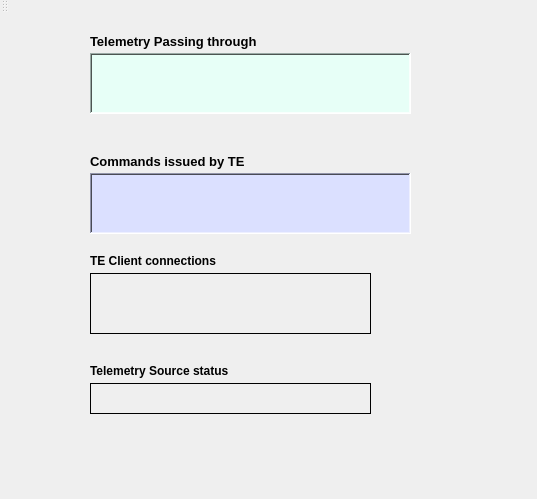
<?xml version="1.0" encoding="UTF-8"?>
<ui version="4.0">
 <class>MainWindow</class>
 <widget class="QMainWindow" name="MainWindow">
  <property name="geometry">
   <rect>
    <x>0</x>
    <y>0</y>
    <width>537</width>
    <height>499</height>
   </rect>
  </property>
  <property name="windowTitle">
   <string>MainWindow</string>
  </property>
  <property name="autoFillBackground">
   <bool>false</bool>
  </property>
  <property name="styleSheet">
   <string notr="true">border-color: rgb(0, 0, 0);</string>
  </property>
  <widget class="QWidget" name="centralWidget">
   <widget class="QLabel" name="telemetryDataDisplay">
    <property name="geometry">
     <rect>
      <x>90</x>
      <y>40</y>
      <width>321</width>
      <height>61</height>
     </rect>
    </property>
    <property name="font">
     <font>
      <pointsize>10</pointsize>
      <weight>50</weight>
      <bold>false</bold>
     </font>
    </property>
    <property name="autoFillBackground">
     <bool>false</bool>
    </property>
    <property name="styleSheet">
     <string notr="true">background-color: rgb(231, 255, 247);</string>
    </property>
    <property name="frameShape">
     <enum>QFrame::WinPanel</enum>
    </property>
    <property name="frameShadow">
     <enum>QFrame::Sunken</enum>
    </property>
    <property name="text">
     <string/>
    </property>
    <property name="margin">
     <number>1</number>
    </property>
   </widget>
   <widget class="QLabel" name="label">
    <property name="geometry">
     <rect>
      <x>90</x>
      <y>20</y>
      <width>271</width>
      <height>16</height>
     </rect>
    </property>
    <property name="font">
     <font>
      <pointsize>10</pointsize>
      <weight>75</weight>
      <bold>true</bold>
     </font>
    </property>
    <property name="text">
     <string>Telemetry Passing through</string>
    </property>
   </widget>
   <widget class="QLabel" name="label_2">
    <property name="geometry">
     <rect>
      <x>90</x>
      <y>140</y>
      <width>311</width>
      <height>16</height>
     </rect>
    </property>
    <property name="font">
     <font>
      <pointsize>10</pointsize>
      <weight>75</weight>
      <bold>true</bold>
     </font>
    </property>
    <property name="text">
     <string>Commands issued by TE</string>
    </property>
   </widget>
   <widget class="QLabel" name="commandsIssuedDisplay">
    <property name="geometry">
     <rect>
      <x>90</x>
      <y>160</y>
      <width>321</width>
      <height>61</height>
     </rect>
    </property>
    <property name="font">
     <font>
      <pointsize>10</pointsize>
      <weight>50</weight>
      <bold>false</bold>
     </font>
    </property>
    <property name="autoFillBackground">
     <bool>false</bool>
    </property>
    <property name="styleSheet">
     <string notr="true">background-color: rgb(219, 224, 255);
border-color: rgb(0, 0, 0);</string>
    </property>
    <property name="frameShape">
     <enum>QFrame::WinPanel</enum>
    </property>
    <property name="frameShadow">
     <enum>QFrame::Sunken</enum>
    </property>
    <property name="text">
     <string/>
    </property>
   </widget>
   <widget class="QLabel" name="teStatus">
    <property name="geometry">
     <rect>
      <x>90</x>
      <y>260</y>
      <width>281</width>
      <height>61</height>
     </rect>
    </property>
    <property name="font">
     <font>
      <pointsize>9</pointsize>
      <weight>75</weight>
      <bold>true</bold>
     </font>
    </property>
    <property name="frameShape">
     <enum>QFrame::Box</enum>
    </property>
    <property name="text">
     <string/>
    </property>
    <property name="wordWrap">
     <bool>true</bool>
    </property>
   </widget>
   <widget class="QLabel" name="telemetryFeedStatus">
    <property name="geometry">
     <rect>
      <x>90</x>
      <y>370</y>
      <width>281</width>
      <height>31</height>
     </rect>
    </property>
    <property name="font">
     <font>
      <pointsize>9</pointsize>
      <weight>75</weight>
      <bold>true</bold>
     </font>
    </property>
    <property name="frameShape">
     <enum>QFrame::Box</enum>
    </property>
    <property name="text">
     <string/>
    </property>
   </widget>
   <widget class="QLabel" name="label_3">
    <property name="geometry">
     <rect>
      <x>90</x>
      <y>240</y>
      <width>141</width>
      <height>16</height>
     </rect>
    </property>
    <property name="font">
     <font>
      <pointsize>9</pointsize>
      <weight>75</weight>
      <bold>true</bold>
     </font>
    </property>
    <property name="text">
     <string>TE Client connections</string>
    </property>
   </widget>
   <widget class="QLabel" name="label_4">
    <property name="geometry">
     <rect>
      <x>90</x>
      <y>350</y>
      <width>161</width>
      <height>16</height>
     </rect>
    </property>
    <property name="font">
     <font>
      <pointsize>9</pointsize>
      <weight>75</weight>
      <bold>true</bold>
     </font>
    </property>
    <property name="text">
     <string>Telemetry Source status</string>
    </property>
   </widget>
  </widget>
  <widget class="QMenuBar" name="menuBar">
   <property name="geometry">
    <rect>
     <x>0</x>
     <y>0</y>
     <width>537</width>
     <height>23</height>
    </rect>
   </property>
  </widget>
  <widget class="QToolBar" name="mainToolBar">
   <attribute name="toolBarArea">
    <enum>TopToolBarArea</enum>
   </attribute>
   <attribute name="toolBarBreak">
    <bool>false</bool>
   </attribute>
  </widget>
  <widget class="QStatusBar" name="statusBar"/>
 </widget>
 <layoutdefault spacing="6" margin="11"/>
 <resources/>
 <connections/>
</ui>
